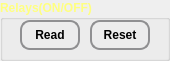
  <widget class="QGroupBox" name="groupBox_13">
   <property name="geometry">
    <rect>
     <x>590</x>
     <y>200</y>
     <width>170</width>
     <height>61</height>
    </rect>
   </property>
   <property name="palette">
    <palette>
     <active>
      <colorrole role="WindowText">
       <brush brushstyle="SolidPattern">
        <color alpha="255">
         <red>255</red>
         <green>255</green>
         <blue>127</blue>
        </color>
       </brush>
      </colorrole>
     </active>
     <inactive>
      <colorrole role="WindowText">
       <brush brushstyle="SolidPattern">
        <color alpha="255">
         <red>255</red>
         <green>255</green>
         <blue>127</blue>
        </color>
       </brush>
      </colorrole>
     </inactive>
     <disabled>
      <colorrole role="WindowText">
       <brush brushstyle="SolidPattern">
        <color alpha="255">
         <red>116</red>
         <green>116</green>
         <blue>116</blue>
        </color>
       </brush>
      </colorrole>
     </disabled>
    </palette>
   </property>
   <property name="font">
    <font>
     <weight>75</weight>
     <bold>true</bold>
    </font>
   </property>
   <property name="title">
    <string>Relays(ON/OFF)</string>
   </property>
   <widget class="QPushButton" name="pushButton_3">
    <property name="geometry">
     <rect>
      <x>20</x>
      <y>20</y>
      <width>60</width>
      <height>30</height>
     </rect>
    </property>
    <property name="font">
     <font>
      <weight>75</weight>
      <bold>true</bold>
     </font>
    </property>
    <property name="styleSheet">
     <string notr="true"> QPushButton {
     border: 2px solid #8f8f91;
     border-radius: 10px;
     background-color: qlineargradient(x1: 0, y1: 0, x2: 0, y2: 1,
                                       stop: 0 #f6f7fa, stop: 1 #dadbde);
 }

 QPushButton:pressed {
     background-color: qlineargradient(x1: 0, y1: 0, x2: 0, y2: 1,
                                       stop: 0 #dadbde, stop: 1 #f6f7fa);
 }

 QPushButton:flat {
     border: none; /* no border for a flat push button */
 }

 QPushButton:default {
     border-color: navy; /* make the default button prominent */
 }</string>
    </property>
    <property name="text">
     <string>Read</string>
    </property>
   </widget>
   <widget class="QPushButton" name="pushButton_4">
    <property name="geometry">
     <rect>
      <x>90</x>
      <y>20</y>
      <width>60</width>
      <height>30</height>
     </rect>
    </property>
    <property name="font">
     <font>
      <weight>75</weight>
      <bold>true</bold>
     </font>
    </property>
    <property name="styleSheet">
     <string notr="true"> QPushButton {
     border: 2px solid #8f8f91;
     border-radius: 10px;
     background-color: qlineargradient(x1: 0, y1: 0, x2: 0, y2: 1,
                                       stop: 0 #f6f7fa, stop: 1 #dadbde);
 }

 QPushButton:pressed {
     background-color: qlineargradient(x1: 0, y1: 0, x2: 0, y2: 1,
                                       stop: 0 #dadbde, stop: 1 #f6f7fa);
 }

 QPushButton:flat {
     border: none; /* no border for a flat push button */
 }

 QPushButton:default {
     border-color: navy; /* make the default button prominent */
 }</string>
    </property>
    <property name="text">
     <string>Reset</string>
    </property>
   </widget>
   <widget class="QComboBox" name="comboBox_13">
    <property name="geometry">
     <rect>
      <x>20</x>
      <y>65</y>
      <width>130</width>
      <height>30</height>
     </rect>
    </property>
    <property name="font">
     <font>
      <pointsize>8</pointsize>
      <weight>75</weight>
      <bold>true</bold>
     </font>
    </property>
    <property name="styleSheet">
     <string notr="true"> QComboBox {
     border: 2px solid #8f8f91;
     border-radius: 10px;
     background-color: qlineargradient(x1: 0, y1: 0, x2: 0, y2: 1,
                                       stop: 0 #f6f7fa, stop: 1 #dadbde);
 }
</string>
    </property>
    <item>
     <property name="text">
      <string>Select CMD</string>
     </property>
    </item>
    <item>
     <property name="text">
      <string>ON</string>
     </property>
    </item>
    <item>
     <property name="text">
      <string>OFF</string>
     </property>
    </item>
    <item>
     <property name="text">
      <string>RAW CMD</string>
     </property>
    </item>
   </widget>
   <widget class="QLineEdit" name="lineEdit_59">
    <property name="geometry">
     <rect>
      <x>20</x>
      <y>105</y>
      <width>130</width>
      <height>25</height>
     </rect>
    </property>
    <property name="font">
     <font>
      <weight>75</weight>
      <bold>true</bold>
     </font>
    </property>
   </widget>
   <widget class="QPushButton" name="pushButton_6">
    <property name="geometry">
     <rect>
      <x>20</x>
      <y>138</y>
      <width>130</width>
      <height>30</height>
     </rect>
    </property>
    <property name="font">
     <font>
      <weight>75</weight>
      <bold>true</bold>
     </font>
    </property>
    <property name="styleSheet">
     <string notr="true"> QPushButton {
     border: 2px solid #8f8f91;
     border-radius: 10px;
     background-color: qlineargradient(x1: 0, y1: 0, x2: 0, y2: 1,
                                       stop: 0 #f6f7fa, stop: 1 #dadbde);
 }

 QPushButton:pressed {
     background-color: qlineargradient(x1: 0, y1: 0, x2: 0, y2: 1,
                                       stop: 0 #dadbde, stop: 1 #f6f7fa);
 }

 QPushButton:flat {
     border: none; /* no border for a flat push button */
 }

 QPushButton:default {
     border-color: navy; /* make the default button prominent */
 }</string>
    </property>
    <property name="text">
     <string>Send</string>
    </property>
   </widget>
  </widget>
